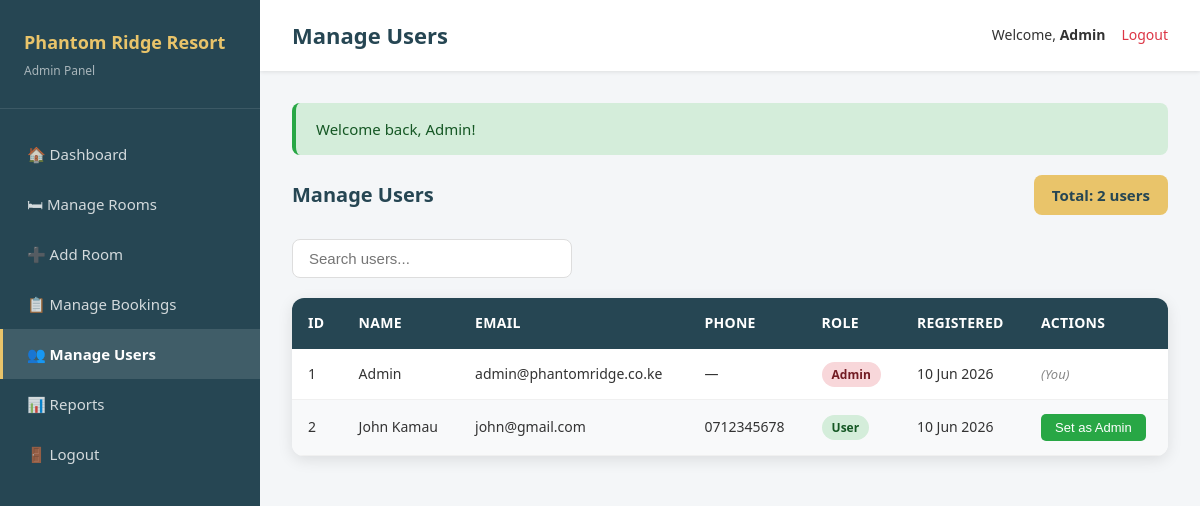
The page /admin/users.php (signed in) on the database its author committed.
### tables this page shows
CREATE TABLE users (
    id         INT          NOT NULL AUTO_INCREMENT,
    name       VARCHAR(100) NOT NULL,
    email      VARCHAR(150) NOT NULL,
    password   VARCHAR(255) NOT NULL,
    phone      VARCHAR(20)  DEFAULT NULL,
    role       ENUM('user', 'admin') NOT NULL DEFAULT 'user',
    created_at TIMESTAMP    NOT NULL DEFAULT CURRENT_TIMESTAMP,
    PRIMARY KEY (id),
    UNIQUE KEY uq_email (email)
);

### admin/users.php (the view, shortened to what this page needs)
<?php
require_once '../includes/db.php';
require_once '../includes/flash.php';
require_once 'includes/admin-header.php';
$users      = $conn->query("SELECT id, name, email, phone, role, created_at FROM users ORDER BY created_at DESC")->fetch_all(MYSQLI_ASSOC);
$totalUsers = $conn->query("SELECT COUNT(*) as total FROM users")->fetch_assoc()['total'];
?>
<div style="display:flex; justify-content:space-between; align-items:center; margin-bottom:24px;">
    <h3 style="font-size:20px; font-weight:700; color:#264653;">Manage Users</h3>
    <span style="background:#e9c46a; color:#264653; padding:8px 18px; border-radius:8px; font-weight:700; font-size:15px;">
        Total: <?php echo $totalUsers; ?> users
    </span>
</div>
<div class="table-search-bar">
    <input type="text" id="table-search" placeholder="Search users...">
</div>
<div class="admin-table-wrapper">
    <table>
        <thead>
            <tr>
                <th>ID</th>
                <th>Name</th>
                <th>Email</th>
                <th>Phone</th>
                <th>Role</th>
                <th>Registered</th>
                <th>Actions</th>
            </tr>
        </thead>
        <tbody>
            <?php foreach ($users as $user): ?>
            <tr>
                <td><?php echo $user['id']; ?></td>
                <td><?php echo htmlspecialchars($user['name']); ?></td>
                <td><?php echo htmlspecialchars($user['email']); ?></td>
                <td><?php echo htmlspecialchars($user['phone'] ?? '—'); ?></td>
                <td>
                    <?php if ($user['role'] === 'admin'): ?>
                        <span style="background:#f8d7da; color:#721c24; padding:4px 10px; border-radius:20px; font-size:12px; font-weight:600;">Admin</span>
                    <?php else: ?>
                        <span style="background:#d4edda; color:#155724; padding:4px 10px; border-radius:20px; font-size:12px; font-weight:600;">User</span>
                    <?php endif; ?>
                </td>
                <td><?php echo date('d M Y', strtotime($user['created_at'])); ?></td>
                <td>
                    <?php if ((int)$user['id'] === (int)$_SESSION['user_id']): ?>
                        <span style="color:#888; font-size:13px; font-style:italic;">(You)</span>
                    <?php else: ?>
                        <form method="POST" action="<?php echo BASE_URL; ?>/admin/users.php">
                            <button type="submit"
                                    class="<?php echo $user['role'] === 'admin' ? 'btn-delete' : 'btn-edit'; ?>">
                                <?php echo $user['role'] === 'admin' ? 'Set as User' : 'Set as Admin'; ?>
                            </button>
                        </form>
                    <?php endif; ?>
                </td>
            </tr>
            <?php endforeach; ?>
        </tbody>
    </table>
</div>
<?php require_once 'includes/admin-footer.php'; ?>

### assets/css/admin.css (style rules this page uses)
:root { --primary: #2d6a4f; --secondary: #e9c46a; --accent: #264653; --bg: #f8f9fa; --text: #333333; --card-bg: #ffffff; --radius: 12px; --shadow: 0 4px 15px rgba(0,0,0,0.1); --transition: all 0.3s ease; }
.admin-table-wrapper { background: #ffffff; border-radius: var(--radius); box-shadow: var(--shadow); overflow: hidden; }
.admin-table-wrapper table { width: 100%; border-collapse: collapse; }
.admin-table-wrapper thead tr { background: var(--accent); color: #ffffff; }
.admin-table-wrapper th { padding: 14px 16px; text-align: left; font-size: 14px; font-weight: 600; text-transform: uppercase; letter-spacing: 0.3px; }
.admin-table-wrapper td { padding: 14px 16px; font-size: 14px; color: var(--text); border-bottom: 1px solid #f0f0f0; }
.admin-table-wrapper tbody tr:nth-child(even) { background: #f8f9fa; }
.btn-edit, .btn-delete, .btn-view { display: inline-block; padding: 6px 14px; border-radius: 5px; font-size: 13px; font-weight: 500; text-decoration: none; border: none; cursor: pointer; transition: opacity 0.2s; }
.btn-edit { background: #28a745; color: #ffffff; }
.table-search-bar { display: flex; gap: 12px; margin-bottom: 20px; align-items: center; }
.table-search-bar input { padding: 10px 16px; border: 1px solid #ddd; border-radius: 8px; font-size: 15px; width: 280px; outline: none; }

### assets/css/style.css (style rules this page uses)
:root { --primary: #2d6a4f; --secondary: #e9c46a; --accent: #264653; --bg: #f8f9fa; --text: #333333; --card-bg: #ffffff; --radius: 12px; --shadow: 0 4px 15px rgba(0,0,0,0.1); --transition: all 0.3s ease; }
* { box-sizing: border-box; margin: 0; padding: 0; }
body { background-color: var(--bg); color: var(--text); font-family: "Segoe UI", Tahoma, Geneva, Verdana, sans-serif; line-height: 1.6; }

### rows shown on the page
users: id "1", name "Admin", email "admin@phantomridge.co.ke", phone "—", role "Admin", created_at "10 Jun 2026", shows "(You)"
users: id "2", name "John Kamau", email "john@gmail.com", phone "0712345678", role "User", created_at "10 Jun 2026"

### other values the page prints
$adminPageTitle "Manage Users"
$_SESSION['user_name'] "Admin"
$flash['message'] "Welcome back, Admin!"
$totalUsers "2"
